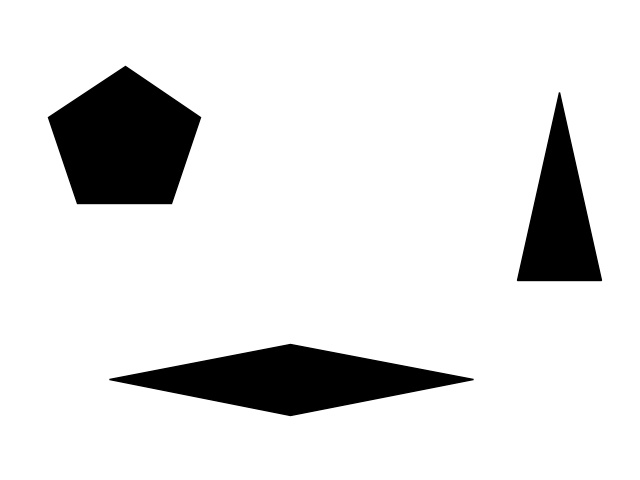
#> input picture 1/map.jpg, 640 x 480 px
$ python Decomposition.py
#> lines starting #> are read from the running program, lines starting #| are printed output that depends on the picture; after the words box and inside, x2 and y2 are one past the last pixel; in counts of white or black regions, pixels touching at a corner belong together
# Reference : https://blog.csdn.net/u013859301/article/details/83747866, Dechao Meng
import numpy as np
import pickle
import matplotlib.image as mpimg

class Cell :
    def __init__(self) :
        self.min_x, self.max_x = None, None
        self.left, self.right = list(), list()
        self.ceiling, self.floor = dict(), dict()
        self.center = (None, None)

# 0 : obstacle (black), cell id = 1 ~ total_cells_number
def Boustrophedon_Cellular_Decomposition(test_case) :
#> called with test_case = '1'
    def calculate_connectivity(slice) :
        connectivity = 0
        connective_parts = []
        start_point = -1
        for i in range(len(slice)) :
            if slice[i] == 0 and start_point != -1 :
                connectivity += 1
                connective_parts.append((start_point, i))
                start_point = -1
            elif slice[i] == 1 and start_point == -1 :
                start_point = i
        if start_point != -1 :
            connectivity += 1
            connective_parts.append((start_point, len(slice)))
        return connectivity, connective_parts

    def get_adjacency_matrix(left_parts, right_parts) -> np.ndarray :
        adjacency_matrix = np.zeros([len(left_parts), len(right_parts)], dtype = bool)
        for i, left_part in enumerate(left_parts) :
            for j, right_part in enumerate(right_parts) :
                if min(left_part[1], right_part[1]) - max(left_part[0], right_part[0]) > 0:
                    adjacency_matrix[i, j] = True

        return adjacency_matrix

    def create_cells(decomposed, total_cells_number) :
        cells = [None] # there is no cell with cell id 0
        for cell_id in range(1, total_cells_number + 1) :
            cell = Cell()
            cell.min_x, cell.max_x = W - 1, 0
            for y in range(H) :
                for x in range(W) :
                    if decomposed[y, x] == cell_id :
                        # update left
                        if x < cell.min_x :
                            cell.min_x, cell.left = x, [y]
                        elif x == cell.min_x :
                            cell.left.append(y)
                        # update right
                        if x > cell.max_x :
                            cell.max_x, cell.right = x, [y]
                        elif x == cell.max_x :
                            cell.right.append(y)
                        # update ceiling
                        if (x not in cell.ceiling) or (y > cell.ceiling[x]) :
                            cell.ceiling[x] = y
                        # update floor
                        if (x not in cell.floor) or (y < cell.floor[x]) :
                            cell.floor[x] = y

            x_center = int((cell.min_x + cell.max_x) / 2)
            y_center = int((cell.ceiling[x_center] + cell.floor[x_center]) / 2)
            cell.center = (x_center, y_center)

            cells.append(cell)

        return cells

    image = mpimg.imread(test_case + "/map.jpg")
#> image is the input picture: shape (480, 640, 3); min 0, max 255, mean 224.7
    if len(image.shape) > 2 :
        image = image[:, :, 0]
#> image: shape (480, 640)
    H, W = image.shape
#> H = 480; W = 640
    binary_image = (image > 127)
#> binary_image: shape (480, 640) bool; 88.1% white; 3 black regions, box (x1, y1, x2, y2) and area: (48, 66, 201, 204) 14759, (109, 344, 474, 416) 13439, (517, 92, 602, 281) 8208

    last_connectivity = 0
    last_connectivity_parts = []
    last_cells = []
    total_cells_number = 0
    decomposed = np.zeros(binary_image.shape, dtype = int) # black

    for x in range(binary_image.shape[1]) :
        current_slice = binary_image[:, x]
        connectivity, connective_parts = calculate_connectivity(current_slice)

        if last_connectivity == 0 :
            current_cells = []
            for _ in range(connectivity) :
                total_cells_number += 1
                current_cells.append(total_cells_number)

        elif connectivity == 0 :
            current_cells = []

        else :
            adjacency_matrix = get_adjacency_matrix(last_connectivity_parts, connective_parts)
            current_cells = [0] * len(connective_parts)

            for i in range(last_connectivity) :
                if np.sum(adjacency_matrix[i, :]) == 1 :
                    for j in range(connectivity) :
                        if adjacency_matrix[i, j] :
                            current_cells[j] = last_cells[i]
                # IN
                elif np.sum(adjacency_matrix[i, :]) > 1 :
                    for j in range(connectivity) :
                        if adjacency_matrix[i, j] :
                            total_cells_number = total_cells_number + 1
                            current_cells[j] = total_cells_number

            for j in range(connectivity) :
                # OUT
                if np.sum(adjacency_matrix[:, j]) > 1 :
                    total_cells_number = total_cells_number + 1
                    current_cells[j] = total_cells_number
                # IN
                elif np.sum(adjacency_matrix[:, j]) == 0 :
                    total_cells_number = total_cells_number + 1
                    current_cells[j] = total_cells_number

        for cell, slice in zip(current_cells, connective_parts) :
            decomposed[slice[0] : slice[1], x] = cell

        last_connectivity = connectivity
        last_connectivity_parts = connective_parts
        last_cells = current_cells
#> this loop made 640 passes
#> (connectivity, adjacency_matrix, last_connectivity, last_connectivity_parts, last_cells) on passes 2 to 13: (1, [True], 1, [(0, 480)], [1]), (1, [True], 1, [(0, 480)], [1]), (1, [True], 1, [(0, 480)], [1]), (1, [True], 1, [(0, 480)], [1]), (1, [True], 1, [(0, 480)], [1]), (1, [True], 1, [(0, 480)], [1]), (1, [True], 1, [(0, 480)], [1]), (1, [True], 1, [(0, 480)], [1]), (1, [True], 1, [(0, 480)], [1]), (1, [True], 1, [(0, 480)], [1]), (1, [True], 1, [(0, 480)], [1]), (1, [True], 1, [(0, 480)], [1])
#> (connectivity, adjacency_matrix) on passes 61 to 66: (2, [[True, False], [False, True]]), (2, [[True, False], [False, True]]), (2, [[True, False], [False, True]]), (2, [[True, False], [False, True]]), (2, [[True, False], [False, True]]), (2, [[True, False], [False, True]])
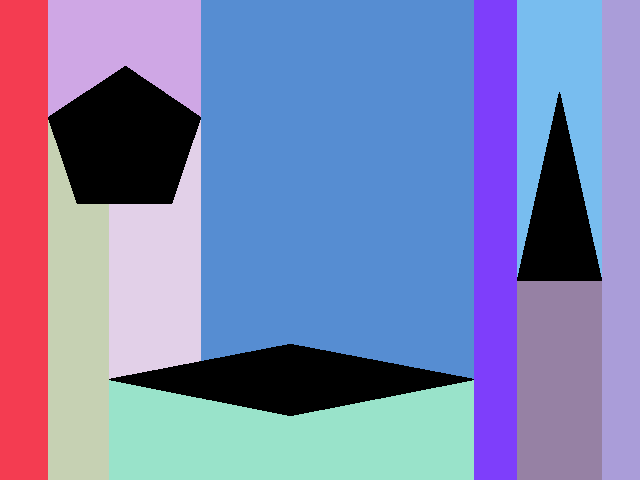
#> decomposed: shape (480, 640) int64; 11 distinct labels, from 0 to 10; one colour per label, 0 black

    cells = create_cells(decomposed, total_cells_number)
    pickle.dump([decomposed, total_cells_number, cells], open(test_case + "/decomposed_result", "wb"))

if __name__ == "__main__" :
    test_case = "1"
    Boustrophedon_Cellular_Decomposition(test_case)

$ run again, with 1/entry_exit_example1.jpg copied over 1/map.jpg
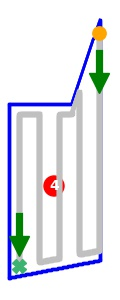
#> input picture 1/entry_exit_example1.jpg, 120 x 300 px
#> in Boustrophedon_Cellular_Decomposition, image is the input picture: shape (300, 120, 3); mean R, G, B 228.3, 230, 235.2
#> image: shape (300, 120)
#> in Boustrophedon_Cellular_Decomposition, `binary_image = (image > 127)`:
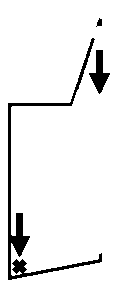
#> binary_image: shape (300, 120) bool; 93.8% white; 3 black regions, box (x1, y1, x2, y2) and area: (8, 38, 102, 280) 1804, (89, 50, 110, 94) 404, (96, 18, 102, 27) 33
#> the loop in Boustrophedon_Cellular_Decomposition, `for x in range(binary_image.shape[1]) :` made 120 passes
#> (connectivity, adjacency_matrix, last_connectivity, last_connectivity_parts, last_cells) on passes 2 to 8: (1, [True], 1, [(0, 300)], [1]), (1, [True], 1, [(0, 300)], [1]), (1, [True], 1, [(0, 300)], [1]), (1, [True], 1, [(0, 300)], [1]), (1, [True], 1, [(0, 300)], [1]), (1, [True], 1, [(0, 300)], [1]), (1, [True], 1, [(0, 300)], [1])
#> after the loop in Boustrophedon_Cellular_Decomposition, `for x in range(binary_image.shape[1]) :`:
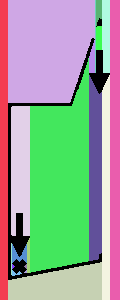
#> decomposed: shape (300, 120) int64; 21 distinct labels, from 0 to 20; one colour per label, 0 black

$ run again, with 1/entry_exit_example2.jpg copied over 1/map.jpg
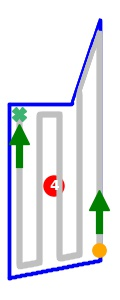
#> input picture 1/entry_exit_example2.jpg, 120 x 300 px
#> in Boustrophedon_Cellular_Decomposition, image is the input picture: shape (300, 120, 3); mean R, G, B 228.1, 229.8, 235
#> image: shape (300, 120)
#> in Boustrophedon_Cellular_Decomposition, `binary_image = (image > 127)`:
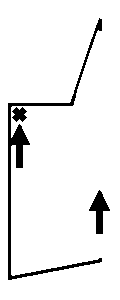
#> binary_image: shape (300, 120) bool; 93.7% white; 3 black regions, box (x1, y1, x2, y2) and area: (8, 18, 102, 280) 1699, (89, 190, 110, 234) 404, (12, 107, 27, 122) 149
#> the loop in Boustrophedon_Cellular_Decomposition, `for x in range(binary_image.shape[1]) :` made 120 passes
#> (connectivity, adjacency_matrix, last_connectivity, last_connectivity_parts, last_cells) on passes 2 to 8: (1, [True], 1, [(0, 300)], [1]), (1, [True], 1, [(0, 300)], [1]), (1, [True], 1, [(0, 300)], [1]), (1, [True], 1, [(0, 300)], [1]), (1, [True], 1, [(0, 300)], [1]), (1, [True], 1, [(0, 300)], [1]), (1, [True], 1, [(0, 300)], [1])
#> after the loop in Boustrophedon_Cellular_Decomposition, `for x in range(binary_image.shape[1]) :`:
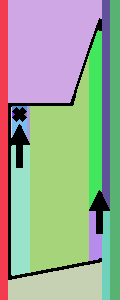
#> decomposed: shape (300, 120) int64; 17 distinct labels, from 0 to 16; one colour per label, 0 black
